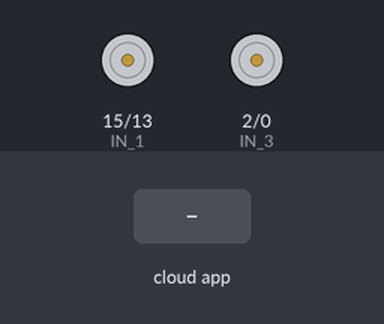
Recording of a sketch running on a simulated ESP8266 (NodeMCU). Shown: motor-driver pin pairs drawn as motors (green arrow = first pin HIGH = forward, orange = second pin HIGH = backward, longer = more drive, scaled by the enable pin). Inputs (shaded band) come from the test bench. WiFi joins after 1.5 s; servers stay silent unless stated; no MQTT or app messages arrive unless stated; what the sketch prints to the serial monitor is not drawn.

Above: at 2.7 s.
2.8 s: the phone or cloud app sets welcome-feed to 1
At 3.9 s:
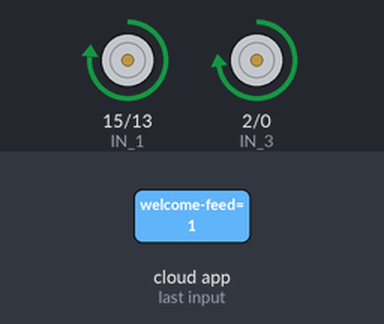
4.3 s: the phone or cloud app sets welcome-feed to 3
At 5.6 s:
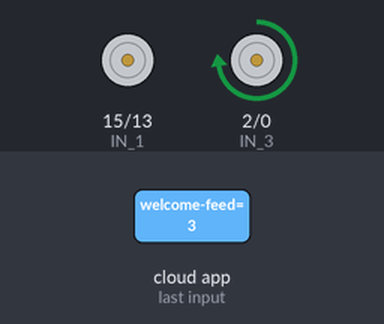
6.4 s: the phone or cloud app sets welcome-feed to 2
At 8.2 s:
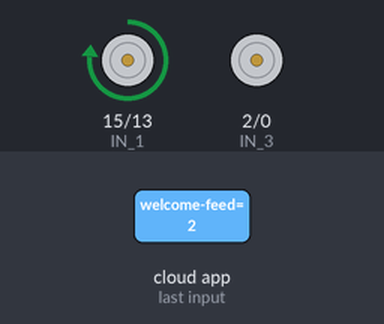
8.5 s: the phone or cloud app sets welcome-feed to 4
At 10.9 s:
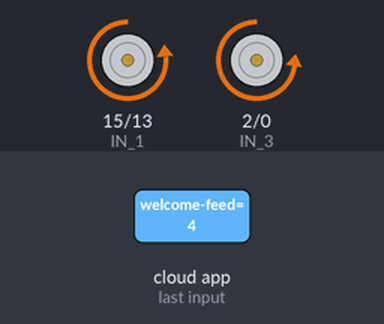
11.5 s: the phone or cloud app sets welcome-feed to 0
At 13.6 s:
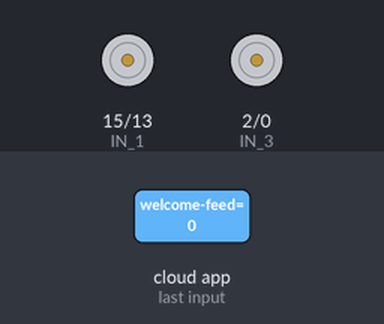
Timing chart, 0 to 14.8 s (numbered marks = the images above; inputs shaded):
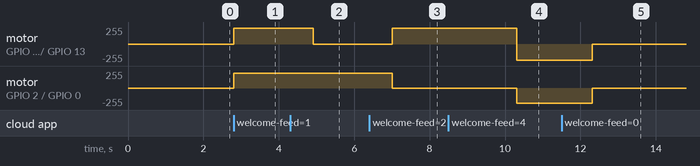

Measured:
- after the input at 2.8 s, motor on GPIO 15 (IN_1) / GPIO 13 (IN_2): stopped → forward 240/255 at once; motor on GPIO 2 (IN_3) / GPIO 0 (IN_4): stopped → forward 225/255 at once
- after the input at 4.3 s, motor on GPIO 15 (IN_1) / GPIO 13 (IN_2): forward 240/255 → stopped after 0.61 s
- after the input at 6.4 s, motor on GPIO 15 (IN_1) / GPIO 13 (IN_2): stopped → forward 240/255 after 0.61 s; motor on GPIO 2 (IN_3) / GPIO 0 (IN_4): forward 225/255 → stopped after 0.61 s
- after the input at 8.5 s, motor on GPIO 15 (IN_1) / GPIO 13 (IN_2): forward 240/255 → backward 240/255 after 1.8 s; motor on GPIO 2 (IN_3) / GPIO 0 (IN_4): stopped → backward 225/255 after 1.8 s
- after the input at 11.5 s, motor on GPIO 15 (IN_1) / GPIO 13 (IN_2): backward 240/255 → stopped after 0.81 s; motor on GPIO 2 (IN_3) / GPIO 0 (IN_4): backward 225/255 → stopped after 0.81 s

The sketch:

ROBOT_Cloud_Navigation.ino
```cpp
#include <ESP8266WiFi.h>
#include "Adafruit_MQTT.h"
#include "Adafruit_MQTT_Client.h"


#define WLAN_SSID       "ROG_Phone3"
#define WLAN_PASS       "yoyoyoyo"

#define IO_SERVER      "io.adafruit.com"
#define IO_SERVERPORT  1883                   // use 8883 for SSL
#define IO_USERNAME  "absolute_viper"
#define IO_KEY       "aio_TWoC22HmniGwAyiYnoXT8gtQeDW8"

// Create an ESP8266 WiFiClient class to connect to the MQTT server.
WiFiClient client;


// Setup the MQTT client class by passing in the WiFi client and MQTT server and login details.
Adafruit_MQTT_Client mqtt(&client, IO_SERVER, IO_SERVERPORT, IO_USERNAME, IO_KEY);

/****************************** Feeds ***************************************/

// Setup a feed called 'onoff' for subscribing to changes.
Adafruit_MQTT_Subscribe direction_control = Adafruit_MQTT_Subscribe(&mqtt, IO_USERNAME "/feeds/welcome-feed");

/*************************** Sketch Code ************************************/

// Bug workaround for Arduino 1.6.6, it seems to need a function declaration
// for some reason (only affects ESP8266, likely an arduino-builder bug).
#define ENA   14          // Enable/speed motors Right        GPIO14(D5)
#define ENB   12          // Enable/speed motors Left         GPIO12(D6)
#define IN_1  15          // L298N in1 motors Right           GPIO15(D8)
#define IN_2  13          // L298N in2 motors Right           GPIO13(D7)
#define IN_3  2           // L298N in3 motors Left            GPIO2(D4)
#define IN_4  0           // L298N in4 motors Left            GPIO0(D3)


void MQTT_connect();

void setup() {


  Serial.begin(115200);
  delay(10);
  pinMode(ENA, OUTPUT);
  pinMode(ENB, OUTPUT);
  pinMode(IN_1, OUTPUT);
  pinMode(IN_2, OUTPUT);
  pinMode(IN_3, OUTPUT);
  pinMode(IN_4, OUTPUT);
  analogWrite(ENB, 255);
  analogWrite(ENA, 255);

  Serial.println(F("Adafruit MQTT demo"));

  // Connect to WiFi access point.
  Serial.println();
  Serial.println();
  Serial.print("Connecting to ");
  Serial.println(WLAN_SSID);

  WiFi.begin(WLAN_SSID, WLAN_PASS);
  while (WiFi.status() != WL_CONNECTED) {
    delay(500);
    Serial.print(".");
  }
  Serial.println();

  Serial.println("WiFi connected");
  Serial.println("IP address: ");
  Serial.println(WiFi.localIP());
  mqtt.subscribe(&direction_control);
}

uint32_t x=0;

void loop() {

  MQTT_connect();

  Adafruit_MQTT_Subscribe *subscription;
  while ((subscription = mqtt.readSubscription(5000))) {
    if (subscription == &direction_control) {
      Serial.println((char *)direction_control.lastread);
      if(strcmp((char *)direction_control.lastread, "1") == 0){
        Forward();
        Serial.println("Forward");
      }
      else if(strcmp((char *)direction_control.lastread, "3") == 0){
        Serial.println("Left");
        Left();

      }
      else if(strcmp((char *)direction_control.lastread, "2") == 0){
        Serial.println("Right");
        Right();

      }
      else if(strcmp((char *)direction_control.lastread, "4") == 0){
        Serial.println("Backwards");
        Backwards();

      }
      else if(strcmp((char *)direction_control.lastread, "5") == 0){
        Serial.println("Cycle");
        Cycle();

      }
      else if(strcmp((char *)direction_control.lastread, "0") == 0){
        Serial.println("Stop");
        Stopping();

      }
    }
}
}

// Function to connect and reconnect as necessary to the MQTT server.
// Should be called in the loop function and it will take care if connecting.
void MQTT_connect() {
  int8_t ret;

  // Stop if already connected.
  if (mqtt.connected()) {
    return;
  }

  Serial.print("Connecting to MQTT... ");

  uint8_t retries = 3;
  while ((ret = mqtt.connect()) != 0) { // connect will return 0 for connected
       Serial.println(mqtt.connectErrorString(ret));
       Serial.println("Retrying MQTT connection in 5 seconds...");
       mqtt.disconnect();
       delay(5000);  // wait 5 seconds
       retries--;
       if (retries == 0) {
         // basically die and wait for WDT to reset me
         while (1);
       }
  }
  Serial.println("MQTT Connected!");


}


void Forward(){

  digitalWrite(IN_2,LOW);
  digitalWrite(IN_4,LOW);
  analogWrite(ENA, 240);
  analogWrite(ENB, 225);
  digitalWrite(IN_1,HIGH);
  digitalWrite(IN_3,HIGH);
  delay(2100);
}

void Cycle(){
  Forward();
  Left();
  ForwardShort();
  Left();
  ForwardShort();
  Left();
  ForwardShort();
  Left();
  Stopping();


}

void ForwardShort(){
  digitalWrite(IN_1,HIGH);
  digitalWrite(IN_3,HIGH);
  digitalWrite(IN_2,LOW);
  digitalWrite(IN_4,LOW);
  delay(1650);
}

void Backwards(){
  digitalWrite(IN_1,LOW);
  digitalWrite(IN_3,LOW);
  digitalWrite(IN_2,HIGH);
  digitalWrite(IN_4,HIGH);
  delay(2000);
}

void Right(){
  digitalWrite(IN_1,HIGH);
  digitalWrite(IN_2,LOW);
  digitalWrite(IN_3,LOW);
  digitalWrite(IN_4,LOW);
  delay(3300);
}

void Left(){
  digitalWrite(IN_1,LOW);
  digitalWrite(IN_2,LOW);
  digitalWrite(IN_3,HIGH);
  digitalWrite(IN_4,LOW);
  delay(2100);
}

void Stopping(){
  digitalWrite(IN_1,LOW);
  digitalWrite(IN_2,LOW);
  digitalWrite(IN_3,LOW);
  digitalWrite(IN_4,LOW);
}
```
